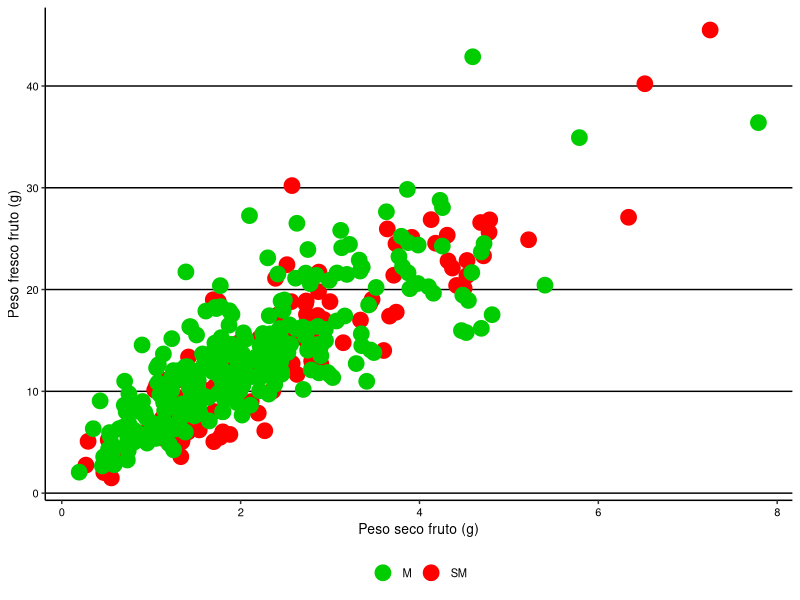

Generate this figure with R:
## ---- chunk 1
knitr::opts_chunk$set(warning = FALSE, message = FALSE, echo = FALSE)


# Cargar de base de datos

library(readxl)
datospeso <- read_excel("database.xlsx", sheet="fisico")

# Se asigna correctamente la clase de cada variable

datospeso$year<-factor(datospeso$year,levels=c("2019","2021","2022"))
datospeso$site<-factor(datospeso$site,levels=c("concordia", "palmar","gualeguaychu"))
datospeso$mad<-factor(datospeso$mad,levels=c("I", "MM","M","SM"))
datospeso$phenotype<-as.factor(datospeso$phenotype)
datospeso$n <-as.factor(datospeso$n)
datospeso$pff <- as.numeric(datospeso$pff)
datospeso$pss <- as.numeric(datospeso$pss)

## ---- chunk 2
knitr::opts_chunk$set(warning = FALSE, message = FALSE, echo = FALSE)

# Se quitan filas sin datos de peso seco (en este caso no hay)
library(dplyr)
datospeso_sna2 <- datospeso %>% filter(!is.na(psf))
datospeso_sna3 <- datospeso_sna2 %>% filter(datospeso$mad == "SM")
datospeso_sna4 <- datospeso_sna2 %>% filter(datospeso$mad == "M")
datospeso_sna <- full_join(datospeso_sna3, datospeso_sna4)


## ---- chunk 3
knitr::opts_chunk$set(warning = FALSE, message = FALSE, echo = FALSE)

library(dplyr)

tps <- datospeso_sna %>%
  dplyr::summarise(n=n(),
            mean=mean(psf),
            sd=sd(psf))

library(ggplot2)

gg_pesoseco_3a <- ggplot(data=datospeso_sna, aes(x=psf, y=pff, color=mad))+
  geom_point(size=5)+
  # facet_grid(.~year)+
  labs(x="Peso seco fruto (g)", y="Peso fresco fruto (g)")+
  theme_classic()+
  theme(plot.title = element_text(hjust = 0.5, size = rel(1.5))) +
  scale_color_manual(values = c("green3","red")) +
  # scale_color_manual(values = c("coral1","burlywood2","palegreen4")) +
  theme(legend.title=element_blank())+
  theme(legend.position='bottom')+
  theme(panel.grid.major.y = element_line(color='black'))+
  theme(panel.grid.major.x = element_blank())+
  theme(text = element_text(size=10, color='black'))+
  theme(axis.text = element_text(color='black'))
gg_pesoseco_3a

## ---- chunk 4
knitr::opts_chunk$set(warning = FALSE, message = FALSE, echo = FALSE)

modelo_ps <- lm(psf ~ pff, data=datospeso_sna)

## ---- chunk 5
knitr::opts_chunk$set(warning = FALSE, message = FALSE, echo = FALSE)

## Predicciones del modelo

# Crear un nuevo data frame con los valores para pff
nuevos_datos <- data.frame(
  pff = datospeso$pff  # Valores de pff
)

nuevos_datos<- data.frame(pff = 50)

# Hacer predicciones
predicciones1 <- predict(modelo_ps, newdata = nuevos_datos)

# Ver las predicciones
print(predicciones1)

## ---- chunk 6
knitr::opts_chunk$set(warning = FALSE, message = FALSE, echo = FALSE)

summary(modelo_ps)

## ---- chunk 7
knitr::opts_chunk$set(warning = FALSE, message = FALSE, echo = FALSE)

# Cargar el paquete pwr
library(pwr)

# Especificar los parámetros
alfa <- 0.05  # Nivel de significancia (alfa) Error tipo I
beta <- 0.8  # Potencia estadística deseada (beta) Error tipo II
tamaño_efecto <- 1  # Tamaño del efecto esperado (debe especificarse si ya se sabe)

# Cálculo de magnitud del efecto
media_1 <-35.1 #Estimado en fruto fresco
media_2 <-32.3  #Estimado en fruto secado
w1 <- 1 # Modifica el peso del DE al grupo 1
w2 <- 1 # Modifica el peso del DE al grupo 2
desviacion_estandar1 <- 2.5
desviacion_estandar2 <- 0.1
desviacion_estandar_ponderada = sqrt((w1^2 * desviacion_estandar1^2 + w2^2 * desviacion_estandar2^2) / (w1^2 + w2^2))

tamaño_efecto <- (media_1-media_2)/desviacion_estandar_ponderada

# Calcular el número mínimo de repeticiones
resultado <- pwr.t.test(
   d=tamaño_efecto,
   n=NULL,
   sig.level=0.05,
   type="one.sample",
   alternative="two.sided",
   power = beta
  )

# Imprimir el resultado o mensaje de error
print(resultado)
